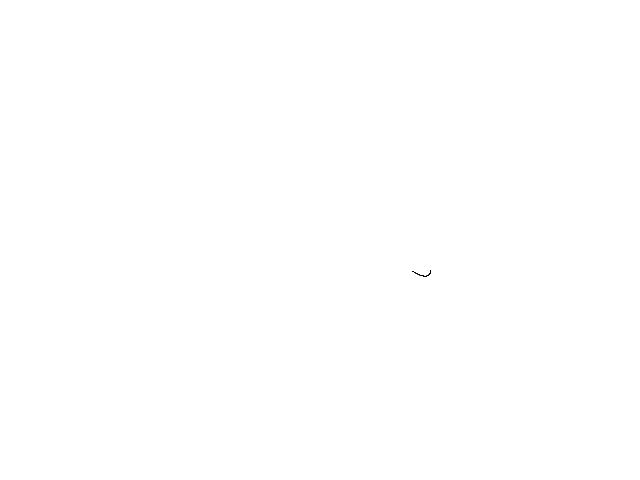
Frame 1 (no input)
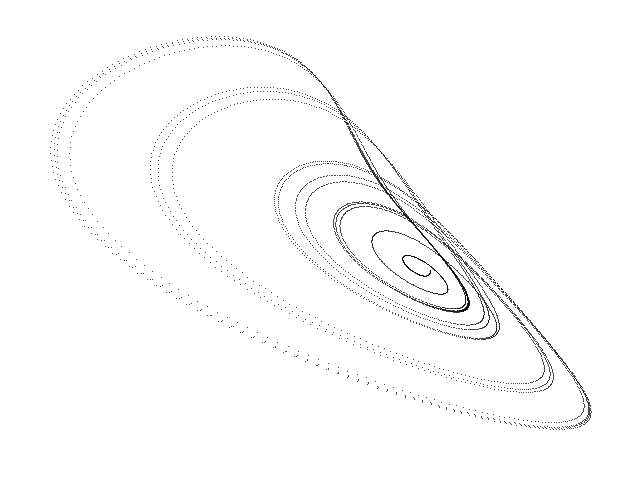
Frame 60 (the mouse pressed at the canvas centre just before this capture)
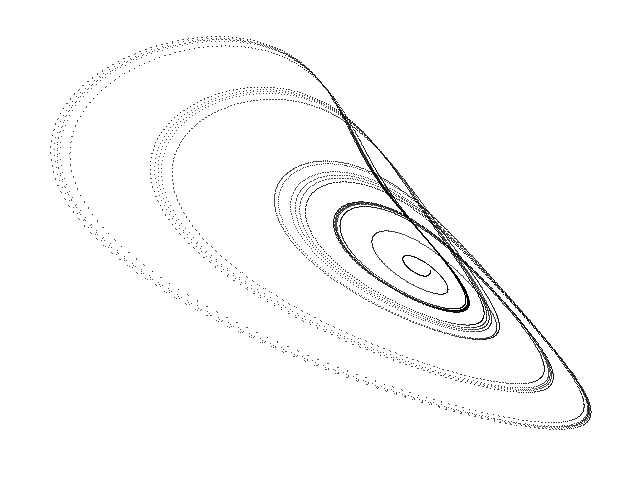
Frame 120 (the mouse held since frame 60 and released just before this capture)

The Processing sketch that drew these frames (run headless with seeded random() and noise(); from frame 60 on, the mouse is pressed at the canvas centre):

// Processing sketch: Sprott_Linz_K
// ── Sprott_Linz_K.pde
// Sprott-Linz K chaotic attractor //

  float x = 0.1;
  float y = 0.0;
  float z = 0.0;
  float dt = 0.02;
  float a = 0.3;


void setup() {
  
  size(640, 480);
  background(255);
  
}

void draw() {
  
  for (int i=0; i<100; i++) {
    
    float nx = x;
    float ny = y;
    float nz = z;
    
    x = nx + dt * (nx * ny - nz);
    y = ny + dt * (nx - ny);
    z = nz + dt * (nx + a * nz); 
    
    point(420 + (105 * x), 270 + (120 * y));
        
  }

}
